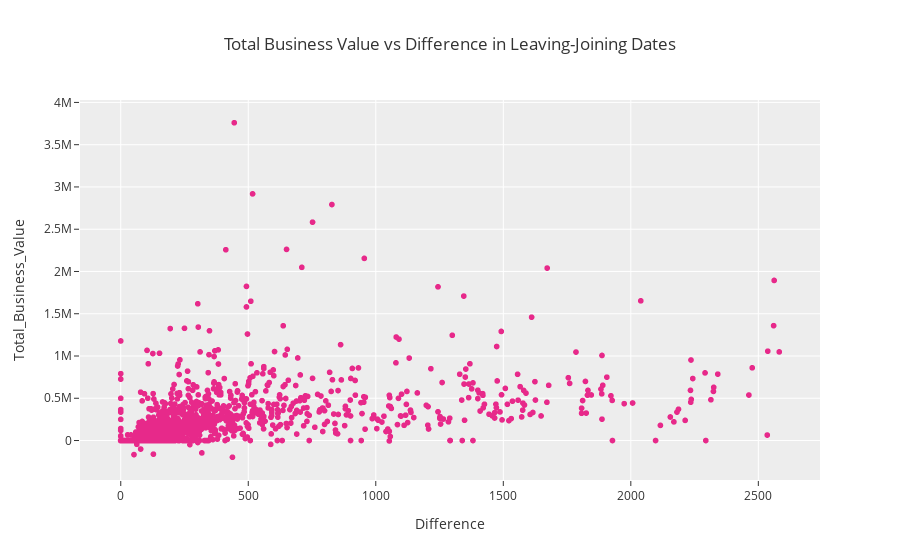

Source (notebook cell):
### Code cell
fig = px.scatter(train, x='Difference', y='Total_Business_Value',
                 color_discrete_sequence=['rgb(231,41,138)'],
                 template= 'ggplot2',
                 title= 'Total Business Value vs Difference in Leaving-Joining Dates' )
fig.show()

### Figure 1 — Plotly figure (JSON) as saved in the notebook; plotly's stock layout.template omitted (floating-point values rounded to 4 significant figures; data arrays with more than 128 entries replaced by an {"elided": "..."} marker saying what was removed)
{"data": [{"hovertemplate": "Difference=%{x}<br>Total_Business_Value=%{y}<extra></extra>", "legendgroup": "", "marker": {"color": "rgb(231,41,138)", "symbol": "circle"}, "mode": "markers", "name": "", "showlegend": false, "type": "scattergl", "x": {"elided": "1640 int values"}, "xaxis": "x", "y": {"elided": "1640 float values"}, "yaxis": "y"}], "layout": {"legend": {"tracegroupgap": 0}, "title": {"text": "Total Business Value vs Difference in Leaving-Joining Dates"}, "xaxis": {"anchor": "y", "domain": [0, 1], "title": {"text": "Difference"}}, "yaxis": {"anchor": "x", "domain": [0, 1], "title": {"text": "Total_Business_Value"}}}}
